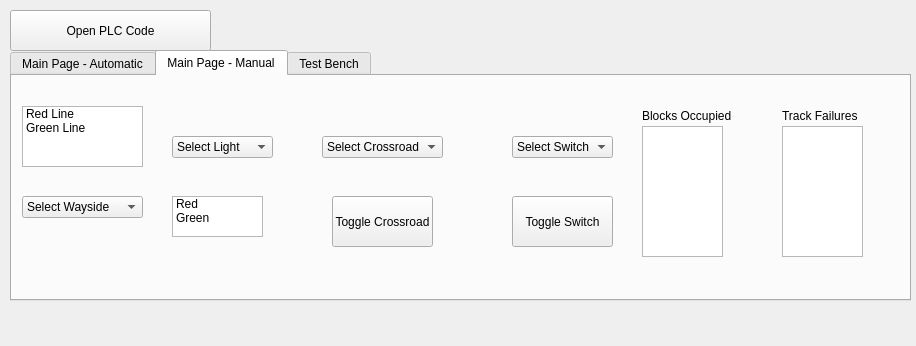
<?xml version="1.0" encoding="UTF-8"?>
<ui version="4.0">
 <class>Form</class>
 <widget class="QWidget" name="Form">
  <property name="geometry">
   <rect>
    <x>0</x>
    <y>0</y>
    <width>916</width>
    <height>346</height>
   </rect>
  </property>
  <property name="windowTitle">
   <string>Form</string>
  </property>
  <widget class="QTabWidget" name="tabWidget">
   <property name="geometry">
    <rect>
     <x>10</x>
     <y>50</y>
     <width>901</width>
     <height>251</height>
    </rect>
   </property>
   <property name="currentIndex">
    <number>1</number>
   </property>
   <widget class="QWidget" name="tab_2">
    <attribute name="title">
     <string>Main Page - Automatic</string>
    </attribute>
    <widget class="QListWidget" name="listWidget_3">
     <property name="geometry">
      <rect>
       <x>10</x>
       <y>20</y>
       <width>121</width>
       <height>61</height>
      </rect>
     </property>
     <item>
      <property name="text">
       <string>Red Line</string>
      </property>
     </item>
     <item>
      <property name="text">
       <string>Green Line</string>
      </property>
     </item>
    </widget>
    <widget class="QComboBox" name="comboBox_5">
     <property name="geometry">
      <rect>
       <x>170</x>
       <y>70</y>
       <width>101</width>
       <height>22</height>
      </rect>
     </property>
     <item>
      <property name="text">
       <string>Select Light</string>
      </property>
     </item>
     <item>
      <property name="text">
       <string>Light 1</string>
      </property>
     </item>
    </widget>
    <widget class="QComboBox" name="comboBox_6">
     <property name="geometry">
      <rect>
       <x>330</x>
       <y>70</y>
       <width>121</width>
       <height>22</height>
      </rect>
     </property>
     <item>
      <property name="text">
       <string>Select Crossroad</string>
      </property>
     </item>
     <item>
      <property name="text">
       <string>Crossroad 1</string>
      </property>
     </item>
    </widget>
    <widget class="QComboBox" name="comboBox_7">
     <property name="geometry">
      <rect>
       <x>500</x>
       <y>70</y>
       <width>101</width>
       <height>22</height>
      </rect>
     </property>
     <item>
      <property name="text">
       <string>Select Switch</string>
      </property>
     </item>
     <item>
      <property name="text">
       <string>Switch 1</string>
      </property>
     </item>
    </widget>
    <widget class="QListWidget" name="listWidget_7">
     <property name="geometry">
      <rect>
       <x>650</x>
       <y>50</y>
       <width>81</width>
       <height>131</height>
      </rect>
     </property>
     <property name="editTriggers">
      <set>QAbstractItemView::NoEditTriggers</set>
     </property>
    </widget>
    <widget class="QLabel" name="label_12">
     <property name="geometry">
      <rect>
       <x>650</x>
       <y>30</y>
       <width>91</width>
       <height>20</height>
      </rect>
     </property>
     <property name="text">
      <string>Blocks Occupied</string>
     </property>
    </widget>
    <widget class="QListWidget" name="listWidget_8">
     <property name="geometry">
      <rect>
       <x>780</x>
       <y>50</y>
       <width>81</width>
       <height>131</height>
      </rect>
     </property>
     <property name="editTriggers">
      <set>QAbstractItemView::NoEditTriggers</set>
     </property>
    </widget>
    <widget class="QLabel" name="label_13">
     <property name="geometry">
      <rect>
       <x>780</x>
       <y>30</y>
       <width>81</width>
       <height>20</height>
      </rect>
     </property>
     <property name="text">
      <string>Track Failures</string>
     </property>
    </widget>
    <widget class="QComboBox" name="comboBox_14">
     <property name="geometry">
      <rect>
       <x>10</x>
       <y>110</y>
       <width>121</width>
       <height>22</height>
      </rect>
     </property>
     <item>
      <property name="text">
       <string>Select Wayside</string>
      </property>
     </item>
     <item>
      <property name="text">
       <string>Wayside 1</string>
      </property>
     </item>
     <item>
      <property name="text">
       <string>Wayside 2</string>
      </property>
     </item>
    </widget>
   </widget>
   <widget class="QWidget" name="tab">
    <attribute name="title">
     <string>Main Page - Manual</string>
    </attribute>
    <widget class="QListWidget" name="listWidget">
     <property name="geometry">
      <rect>
       <x>10</x>
       <y>30</y>
       <width>121</width>
       <height>61</height>
      </rect>
     </property>
     <item>
      <property name="text">
       <string>Red Line</string>
      </property>
     </item>
     <item>
      <property name="text">
       <string>Green Line</string>
      </property>
     </item>
    </widget>
    <widget class="QListWidget" name="listWidget_2">
     <property name="geometry">
      <rect>
       <x>160</x>
       <y>120</y>
       <width>91</width>
       <height>41</height>
      </rect>
     </property>
     <item>
      <property name="text">
       <string>Red</string>
      </property>
      <property name="background">
       <brush brushstyle="NoBrush">
        <color alpha="255">
         <red>0</red>
         <green>0</green>
         <blue>0</blue>
        </color>
       </brush>
      </property>
      <property name="foreground">
       <brush brushstyle="NoBrush">
        <color alpha="255">
         <red>255</red>
         <green>0</green>
         <blue>0</blue>
        </color>
       </brush>
      </property>
     </item>
     <item>
      <property name="text">
       <string>Green</string>
      </property>
      <property name="foreground">
       <brush brushstyle="NoBrush">
        <color alpha="255">
         <red>85</red>
         <green>255</green>
         <blue>0</blue>
        </color>
       </brush>
      </property>
     </item>
    </widget>
    <widget class="QComboBox" name="comboBox_2">
     <property name="geometry">
      <rect>
       <x>160</x>
       <y>60</y>
       <width>101</width>
       <height>22</height>
      </rect>
     </property>
     <item>
      <property name="text">
       <string>Select Light</string>
      </property>
     </item>
     <item>
      <property name="text">
       <string>Light 1</string>
      </property>
     </item>
    </widget>
    <widget class="QPushButton" name="pushButton">
     <property name="geometry">
      <rect>
       <x>320</x>
       <y>120</y>
       <width>101</width>
       <height>51</height>
      </rect>
     </property>
     <property name="text">
      <string>Toggle Crossroad</string>
     </property>
    </widget>
    <widget class="QComboBox" name="comboBox_3">
     <property name="geometry">
      <rect>
       <x>310</x>
       <y>60</y>
       <width>121</width>
       <height>22</height>
      </rect>
     </property>
     <item>
      <property name="text">
       <string>Select Crossroad</string>
      </property>
     </item>
     <item>
      <property name="text">
       <string>Crossroad 1</string>
      </property>
     </item>
    </widget>
    <widget class="QPushButton" name="pushButton_2">
     <property name="geometry">
      <rect>
       <x>500</x>
       <y>120</y>
       <width>101</width>
       <height>51</height>
      </rect>
     </property>
     <property name="text">
      <string>Toggle Switch</string>
     </property>
    </widget>
    <widget class="QComboBox" name="comboBox_4">
     <property name="geometry">
      <rect>
       <x>500</x>
       <y>60</y>
       <width>101</width>
       <height>22</height>
      </rect>
     </property>
     <item>
      <property name="text">
       <string>Select Switch</string>
      </property>
     </item>
     <item>
      <property name="text">
       <string>Switch 1</string>
      </property>
     </item>
    </widget>
    <widget class="QListWidget" name="listWidget_5">
     <property name="geometry">
      <rect>
       <x>630</x>
       <y>50</y>
       <width>81</width>
       <height>131</height>
      </rect>
     </property>
     <property name="editTriggers">
      <set>QAbstractItemView::NoEditTriggers</set>
     </property>
    </widget>
    <widget class="QLabel" name="label_10">
     <property name="geometry">
      <rect>
       <x>630</x>
       <y>30</y>
       <width>91</width>
       <height>20</height>
      </rect>
     </property>
     <property name="text">
      <string>Blocks Occupied</string>
     </property>
    </widget>
    <widget class="QListWidget" name="listWidget_6">
     <property name="geometry">
      <rect>
       <x>770</x>
       <y>50</y>
       <width>81</width>
       <height>131</height>
      </rect>
     </property>
     <property name="editTriggers">
      <set>QAbstractItemView::NoEditTriggers</set>
     </property>
    </widget>
    <widget class="QLabel" name="label_11">
     <property name="geometry">
      <rect>
       <x>770</x>
       <y>30</y>
       <width>81</width>
       <height>20</height>
      </rect>
     </property>
     <property name="text">
      <string>Track Failures</string>
     </property>
    </widget>
    <widget class="QComboBox" name="comboBox_12">
     <property name="geometry">
      <rect>
       <x>10</x>
       <y>120</y>
       <width>121</width>
       <height>22</height>
      </rect>
     </property>
     <item>
      <property name="text">
       <string>Select Wayside</string>
      </property>
     </item>
     <item>
      <property name="text">
       <string>Wayside 1</string>
      </property>
     </item>
     <item>
      <property name="text">
       <string>Wayside 2</string>
      </property>
     </item>
    </widget>
   </widget>
   <widget class="QWidget" name="tab_3">
    <attribute name="title">
     <string>Test Bench</string>
    </attribute>
    <widget class="QListWidget" name="listWidget_9">
     <property name="geometry">
      <rect>
       <x>10</x>
       <y>10</y>
       <width>121</width>
       <height>61</height>
      </rect>
     </property>
     <item>
      <property name="text">
       <string>Red Line</string>
      </property>
     </item>
     <item>
      <property name="text">
       <string>Green Line</string>
      </property>
     </item>
    </widget>
    <widget class="QComboBox" name="comboBox_8">
     <property name="geometry">
      <rect>
       <x>310</x>
       <y>110</y>
       <width>101</width>
       <height>22</height>
      </rect>
     </property>
     <item>
      <property name="text">
       <string>Track Selection</string>
      </property>
     </item>
     <item>
      <property name="text">
       <string>A</string>
      </property>
     </item>
     <item>
      <property name="text">
       <string>B</string>
      </property>
     </item>
     <item>
      <property name="text">
       <string>C</string>
      </property>
     </item>
    </widget>
    <widget class="QPushButton" name="pushButton_4">
     <property name="geometry">
      <rect>
       <x>210</x>
       <y>160</y>
       <width>111</width>
       <height>51</height>
      </rect>
     </property>
     <property name="text">
      <string>Toggle Occupancy</string>
     </property>
    </widget>
    <widget class="QComboBox" name="comboBox_9">
     <property name="geometry">
      <rect>
       <x>170</x>
       <y>10</y>
       <width>101</width>
       <height>22</height>
      </rect>
     </property>
     <item>
      <property name="text">
       <string>Select Light</string>
      </property>
     </item>
     <item>
      <property name="text">
       <string>Light 1</string>
      </property>
     </item>
    </widget>
    <widget class="QComboBox" name="comboBox_10">
     <property name="geometry">
      <rect>
       <x>310</x>
       <y>10</y>
       <width>121</width>
       <height>22</height>
      </rect>
     </property>
     <item>
      <property name="text">
       <string>Select Crossroad</string>
      </property>
     </item>
     <item>
      <property name="text">
       <string>Crossroad 1</string>
      </property>
     </item>
    </widget>
    <widget class="QComboBox" name="comboBox_11">
     <property name="geometry">
      <rect>
       <x>470</x>
       <y>10</y>
       <width>101</width>
       <height>22</height>
      </rect>
     </property>
     <item>
      <property name="text">
       <string>Select Switch</string>
      </property>
     </item>
     <item>
      <property name="text">
       <string>Switch 1</string>
      </property>
     </item>
    </widget>
    <widget class="QListWidget" name="listWidget_4">
     <property name="geometry">
      <rect>
       <x>170</x>
       <y>50</y>
       <width>91</width>
       <height>41</height>
      </rect>
     </property>
     <item>
      <property name="text">
       <string>Red</string>
      </property>
      <property name="background">
       <brush brushstyle="NoBrush">
        <color alpha="255">
         <red>0</red>
         <green>0</green>
         <blue>0</blue>
        </color>
       </brush>
      </property>
      <property name="foreground">
       <brush brushstyle="NoBrush">
        <color alpha="255">
         <red>255</red>
         <green>0</green>
         <blue>0</blue>
        </color>
       </brush>
      </property>
     </item>
     <item>
      <property name="text">
       <string>Green</string>
      </property>
      <property name="foreground">
       <brush brushstyle="NoBrush">
        <color alpha="255">
         <red>85</red>
         <green>255</green>
         <blue>0</blue>
        </color>
       </brush>
      </property>
     </item>
    </widget>
    <widget class="QListWidget" name="listWidget_10">
     <property name="geometry">
      <rect>
       <x>340</x>
       <y>50</y>
       <width>41</width>
       <height>41</height>
      </rect>
     </property>
     <item>
      <property name="text">
       <string>On</string>
      </property>
     </item>
     <item>
      <property name="text">
       <string>Off</string>
      </property>
     </item>
    </widget>
    <widget class="QListWidget" name="listWidget_11">
     <property name="geometry">
      <rect>
       <x>470</x>
       <y>50</y>
       <width>91</width>
       <height>41</height>
      </rect>
     </property>
    </widget>
    <widget class="QPushButton" name="pushButton_5">
     <property name="geometry">
      <rect>
       <x>400</x>
       <y>160</y>
       <width>111</width>
       <height>51</height>
      </rect>
     </property>
     <property name="text">
      <string>Toggle Track Failure</string>
     </property>
    </widget>
    <widget class="QLabel" name="label_3">
     <property name="geometry">
      <rect>
       <x>670</x>
       <y>0</y>
       <width>161</width>
       <height>41</height>
      </rect>
     </property>
     <property name="font">
      <font>
       <pointsize>16</pointsize>
       <bold>true</bold>
       <underline>true</underline>
      </font>
     </property>
     <property name="text">
      <string>Inputs from CTC</string>
     </property>
    </widget>
    <widget class="QTableWidget" name="tableWidget">
     <property name="geometry">
      <rect>
       <x>650</x>
       <y>50</y>
       <width>211</width>
       <height>91</height>
      </rect>
     </property>
     <row>
      <property name="text">
       <string>Suggested Speed</string>
      </property>
     </row>
     <row>
      <property name="text">
       <string>Authority</string>
      </property>
     </row>
     <column>
      <property name="text">
       <string>Values</string>
      </property>
     </column>
     <item row="0" column="0">
      <property name="text">
       <string>50 km/h</string>
      </property>
     </item>
     <item row="1" column="0">
      <property name="text">
       <string>60 m</string>
      </property>
     </item>
    </widget>
    <widget class="QComboBox" name="comboBox_13">
     <property name="geometry">
      <rect>
       <x>10</x>
       <y>110</y>
       <width>121</width>
       <height>22</height>
      </rect>
     </property>
     <item>
      <property name="text">
       <string>Select Wayside</string>
      </property>
     </item>
     <item>
      <property name="text">
       <string>Wayside 1</string>
      </property>
     </item>
     <item>
      <property name="text">
       <string>Wayside 2</string>
      </property>
     </item>
    </widget>
   </widget>
  </widget>
  <widget class="QPushButton" name="pushButton_3">
   <property name="geometry">
    <rect>
     <x>10</x>
     <y>10</y>
     <width>201</width>
     <height>41</height>
    </rect>
   </property>
   <property name="text">
    <string>Open PLC Code</string>
   </property>
  </widget>
 </widget>
 <resources/>
 <connections/>
</ui>
